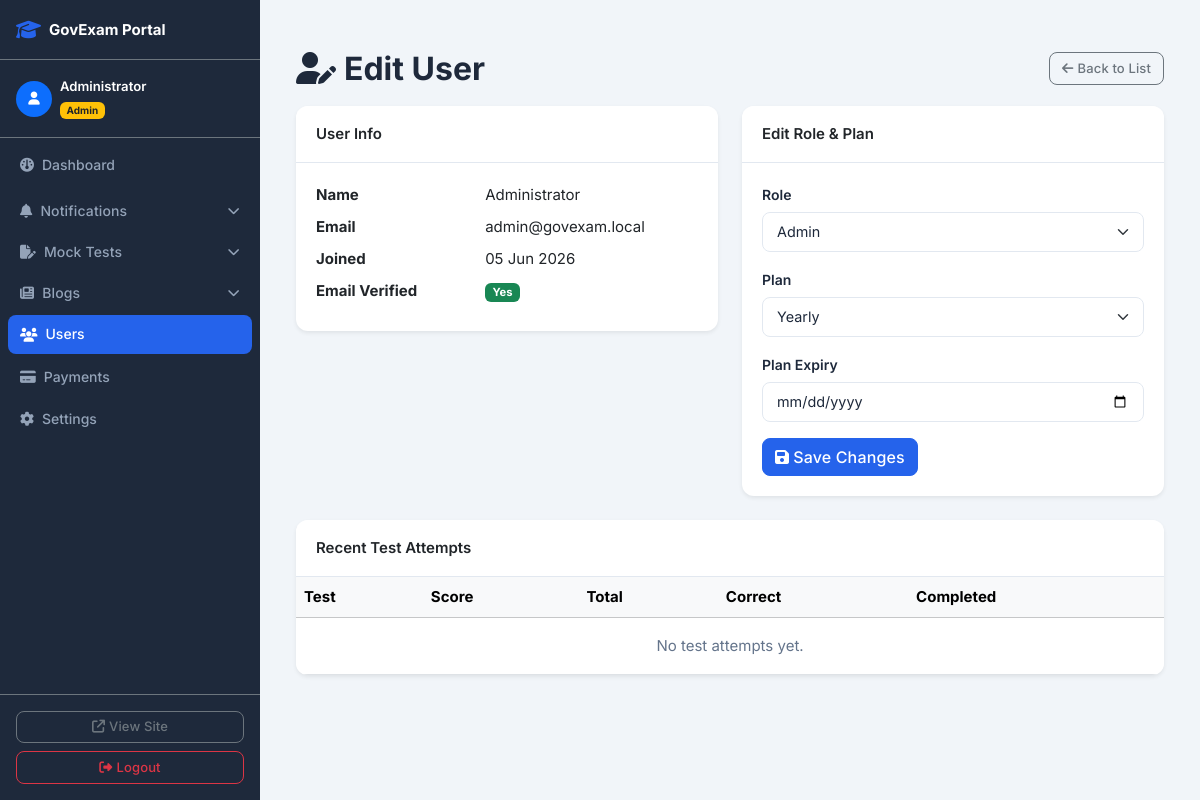
/admin/users/edit.php?id=1 (signed in), run on the app's committed database.
### tables this page shows
CREATE TABLE IF NOT EXISTS users (
    id INT AUTO_INCREMENT PRIMARY KEY,
    name VARCHAR(100),
    email VARCHAR(150) UNIQUE,
    password_hash VARCHAR(255),
    google_id VARCHAR(100),
    role ENUM('admin','premium','free') DEFAULT 'free',
    plan ENUM('monthly','yearly','free') DEFAULT 'free',
    plan_expiry DATE,
    email_verified TINYINT DEFAULT 0,
    avatar VARCHAR(255),
    created_at TIMESTAMP DEFAULT CURRENT_TIMESTAMP
);

### includes/functions.php (called while the page is built, shortened)
<?php
function format_date($date, $format = 'd M Y')
{
    $ts = strtotime($date);
    return date($format, $ts);
}

### admin/users/edit.php (the view, shortened to what this page needs)
<?php
require_once ROOT . '/config/db.php';
require_once ROOT . '/includes/functions.php';
$id = (int)($_GET['id'] ?? 0);
$user = $pdo->prepare("SELECT * FROM users WHERE id = ? LIMIT 1");
$user->execute([$id]);
$user = $user->fetch(PDO::FETCH_ASSOC);
$attempts = $pdo->prepare(
    "SELECT ua.id, mt.title, ua.score, ua.total_marks, ua.correct_count, ua.completed_at
     FROM user_attempts ua
     JOIN mock_tests mt ON mt.id = ua.test_id
     WHERE ua.user_id = ?
     ORDER BY ua.completed_at DESC LIMIT 10"
);
$attempts->execute([$id]);
$attempts = $attempts->fetchAll(PDO::FETCH_ASSOC);
require_once ROOT . '/includes/admin_header.php';
require_once ROOT . '/includes/admin_sidebar.php';
?>
<div class="admin-content">
<div class="container-fluid py-4">
  <div class="d-flex align-items-center justify-content-between mb-3">
    <h2 class="mb-0"><i class="fas fa-user-edit me-2"></i>Edit User</h2>
    <a href="/admin/users/list.php" class="btn btn-outline-secondary btn-sm">
      <i class="fas fa-arrow-left me-1"></i>Back to List
    </a>
  </div>
  <div class="row g-4">
    <div class="col-md-6">
      <div class="card shadow-sm border-0 mb-4">
        <div class="card-header bg-white fw-semibold">User Info</div>
        <div class="card-body">
          <dl class="row mb-0">
            <dt class="col-5">Name</dt>
            <dd class="col-7"><?= htmlspecialchars($user['name'] ?? '') ?></dd>
            <dt class="col-5">Email</dt>
            <dd class="col-7"><?= htmlspecialchars($user['email']) ?></dd>
            <dt class="col-5">Joined</dt>
            <dd class="col-7"><?= format_date($user['created_at']) ?></dd>
            <dt class="col-5">Email Verified</dt>
            <dd class="col-7">
              <span class="badge <?= $user['email_verified']?'bg-success':'bg-secondary' ?>">
                <?= $user['email_verified']?'Yes':'No' ?>
              </span>
            </dd>
          </dl>
        </div>
      </div>
    </div>
    <div class="col-md-6">
      <div class="card shadow-sm border-0">
        <div class="card-header bg-white fw-semibold">Edit Role &amp; Plan</div>
        <div class="card-body">
          <form method="post">
            <div class="mb-3">
              <label class="form-label fw-semibold">Role</label>
              <select name="role" class="form-select">
                <option value="admin" <?= $user['role']==='admin'?'selected':'' ?>>Admin</option>
              </select>
            </div>
            <div class="mb-3">
              <label class="form-label fw-semibold">Plan</label>
              <select name="plan" class="form-select">
                <option value="yearly" <?= $user['plan']==='yearly'?'selected':'' ?>>Yearly</option>
              </select>
            </div>
            <div class="mb-3">
              <label class="form-label fw-semibold">Plan Expiry</label>
              <input type="date" name="plan_expiry" class="form-control"
                     value="<?= htmlspecialchars($user['plan_expiry'] ?? '') ?>">
            </div>
            <button type="submit" class="btn btn-primary">
              <i class="fas fa-save me-1"></i>Save Changes
            </button>
          </form>
        </div>
      </div>
    </div>
  </div>
  <div class="card shadow-sm border-0 mt-4">
    <div class="card-header bg-white fw-semibold">Recent Test Attempts</div>
    <div class="card-body p-0">
      <div class="table-responsive">
        <table class="table table-hover align-middle mb-0">
          <thead class="table-light">
            <tr><th>Test</th><th>Score</th><th>Total</th><th>Correct</th><th>Completed</th></tr>
          </thead>
          <tbody>
            <?php if (empty($attempts)): ?>
            <tr><td colspan="5" class="text-center text-muted py-3">No test attempts yet.</td></tr>
            <?php endif; ?>
          </tbody>
        </table>
      </div>
    </div>
  </div>
</div>
</div>
<?php require_once ROOT . '/includes/admin_footer.php'; ?>

### assets/css/style.css (style rules this page uses)
:root { --primary: #2563EB; --primary-dark: #1d4ed8; --primary-light: #dbeafe; --secondary: #64748b; --success: #059669; --success-light: #d1fae5; --warning: #D97706; --warning-light: #fef3c7; --danger: #DC2626; --danger-light: #fee2e2; --info: #0ea5e9; --info-light: #e0f2fe; --purple: #7c3aed; --purple-light: #ede9fe; --dark: #1e293b; --darker: #0f172a; --gray: #64748b; --gray-100: #f1f5f9; --gray-200: #e2e8f0; --gray-300: #cbd5e1; --light: #f8fafc; --white: #ffffff; --border: #e2e8f0; --shadow: 0 1px 3px rgba(0,0,0,0.1), 0 1px 2px rgba(0,0,0,0.06); --shadow-md: 0 4px 6px -1px rgba(0,0,0,0.1), 0 2px 4px -1px rgba(0,0,0,0.06); --shadow-lg: 0 10px 15px -3px rgba(0,0,0,0.1), 0 4px 6px -2px rgba(0,0,0,0.05); --shadow-xl: 0 20px 25px -5px rgba(0,0,0,0.1), 0 10px 10px -5px rgba(0,0,0,0.04); --radius: 12px; --radius-sm: 8px; --radius-lg: 16px; --radius-xl: 24px; --transition: all 0.2s ease; --transition-slow:all 0.35s ease; --font: 'Inter', -apple-system, BlinkMacSystemFont, 'Segoe UI', sans-serif; }
*, *::before, *::after { box-sizing: border-box; }
html { scroll-behavior: smooth; }
body { font-family: var(--font); font-size: 0.9375rem; line-height: 1.6; color: var(--dark); background: var(--light); -webkit-font-smoothing: antialiased; -moz-osx-font-smoothing: grayscale; }
h1, h2, h3, h4, h5, h6 { font-weight: 700; line-height: 1.3; color: var(--dark); }
a { color: var(--primary); text-decoration: none; transition: var(--transition); }
.card { border-radius: var(--radius); border: 1px solid var(--border); box-shadow: var(--shadow); transition: var(--transition); background: var(--white); overflow: hidden; }
.card-header { background: var(--white); border-bottom: 1px solid var(--border); padding: 1rem 1.25rem; font-weight: 600; }
.card-body { padding: 1.25rem; }
.btn { border-radius: var(--radius-sm); font-weight: 500; transition: var(--transition); letter-spacing: 0.01em; }
.btn-primary { background: var(--primary); border-color: var(--primary); }
.btn-sm { padding: 0.35rem 0.75rem; font-size: 0.8125rem; border-radius: var(--radius-sm); }
.form-control, .form-select { border: 1.5px solid var(--border); border-radius: var(--radius-sm); font-size: 0.9rem; padding: 0.5rem 0.875rem; transition: var(--transition); color: var(--dark); background-color: var(--white); }
.form-label { font-weight: 500; font-size: 0.875rem; margin-bottom: 0.375rem; color: var(--dark); }
.admin-body { background: #f1f5f9; }
.admin-content { margin-left: 260px; padding: 1.5rem; flex: 1; min-width: 0; max-width: 100%; }
.admin-content .container-fluid { max-width: 1400px; }
.text-muted { color: var(--gray) !important; }

### data on the page
users: name "Administrator", email "admin@govexam.local", created_at "05 Jun 2026", role "Admin", plan "Yearly"

### other printed values
$site_name "GovExam Portal"
$admin_name "Administrator"
